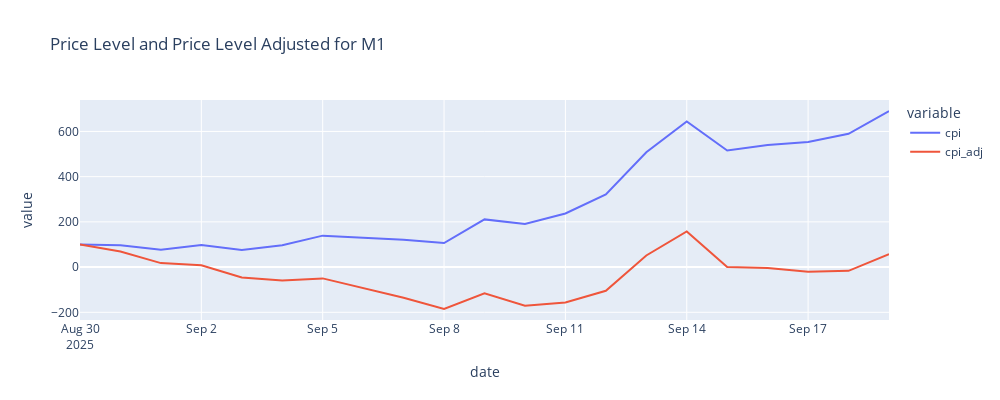

The cell this chart's notebook holds for it:
### Code cell
## First, find the residual from the regression - this is the component we care about
dt['cpi_adj'] = model.resid 
## Second, add the regression intercept (b_0) - this rescales the number to start at 100.
dt['cpi_adj'] = dt['cpi_adj']+model.params['const']

# Get Adjusted and Unadjusted Inflation
pi_bar = dt['cpi'].iloc[-1]
pi_bar_adj = dt['cpi_adj'].iloc[-1]

# Display output
print(f"Latest Unadjusted CPI: {pi_bar:,.2f}")
print(f"Latest Adjusted CPI:   {pi_bar_adj:,.2f}")
fig = px.line(dt, x='date', y=['cpi','cpi_adj'], title='Price Level and Price Level Adjusted for M1')
fig.update_layout(showlegend=True,width=1000,height=400)
fig.show()

### Figure 1 — Plotly figure (JSON) as saved in the notebook; plotly's stock layout.template omitted (floating-point values rounded to 4 significant figures)
{"data": [{"hovertemplate": "variable=cpi<br>date=%{x}<br>value=%{y}<extra></extra>", "legendgroup": "cpi", "line": {"color": "#636efa", "dash": "solid"}, "marker": {"symbol": "circle"}, "mode": "lines", "name": "cpi", "orientation": "v", "showlegend": true, "type": "scatter", "x": ["2025-08-30", "2025-08-31", "2025-09-01", "2025-09-02", "2025-09-03", "2025-09-04", "2025-09-05", "2025-09-06", "2025-09-07", "2025-09-08", "2025-09-09", "2025-09-10", "2025-09-11", "2025-09-12", "2025-09-13", "2025-09-14", "2025-09-15", "2025-09-16", "2025-09-17", "2025-09-18", "2025-09-19"], "xaxis": "x", "y": [100.0, 96.83, 76.55, 98.12, 75.85, 96.74, 139.0, 130.4, 120.5, 106.4, 210.9, 190.5, 237.0, 321.5, 507.8, 643.7, 516.0, 540.4, 553.7, 589.7, 690.4], "yaxis": "y"}, {"hovertemplate": "variable=cpi_adj<br>date=%{x}<br>value=%{y}<extra></extra>", "legendgroup": "cpi_adj", "line": {"color": "#EF553B", "dash": "solid"}, "marker": {"symbol": "circle"}, "mode": "lines", "name": "cpi_adj", "orientation": "v", "showlegend": true, "type": "scatter", "x": ["2025-08-30", "2025-08-31", "2025-09-01", "2025-09-02", "2025-09-03", "2025-09-04", "2025-09-05", "2025-09-06", "2025-09-07", "2025-09-08", "2025-09-09", "2025-09-10", "2025-09-11", "2025-09-12", "2025-09-13", "2025-09-14", "2025-09-15", "2025-09-16", "2025-09-17", "2025-09-18", "2025-09-19"], "xaxis": "x", "y": [100.0, 69.26, 17.66, 7.875, -46.4, -59.67, -50.06, -92.52, -135.9, -185.4, -115.6, -170.5, -157.0, -104.6, 51.33, 157.5, 0.2016, -4.536, -20.47, -16.77, 57.31], "yaxis": "y"}], "layout": {"height": 400, "legend": {"title": {"text": "variable"}, "tracegroupgap": 0}, "showlegend": true, "title": {"text": "Price Level and Price Level Adjusted for M1"}, "width": 1000, "xaxis": {"anchor": "y", "domain": [0, 1], "title": {"text": "date"}}, "yaxis": {"anchor": "x", "domain": [0, 1], "title": {"text": "value"}}}}
